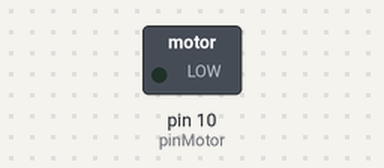
Bench run of a sketch on a simulated Arduino Uno, built with avr-gcc and run on an emulated ATmega328P. On the bench: switched loads named in the sketch (green lamp = pin HIGH).

Above: at 0.05 s.
At 9.55 s:
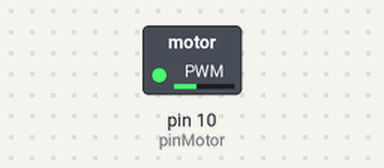
At 19.95 s:
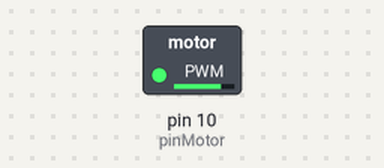
At 39.85 s:
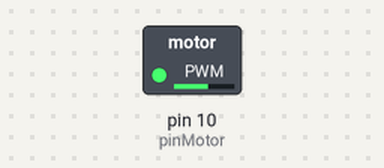
Timing chart, 0 to 40.0 s (numbered marks = the images above):
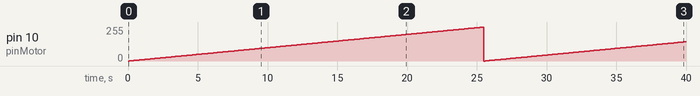

Measured:
- by itself, pin 10 (pinMotor): 0/255 → 1/255 at 0.10 s, → 2/255 0.10 s later, → 3/255 0.10 s later, → 4/255 0.10 s later, … (399 changes in this stretch)

The sketch:

Motor.ino
```cpp
/* Kit Bricogeek
* conexion motor
*
* adaptado by @javacasm
 */
#define pinMotor  10


void setup() {
}

void loop(){
for(int i=0;i<255;i++)
{
  analogWrite(pinMotor,i);
  delay(100);
}
  }
```
